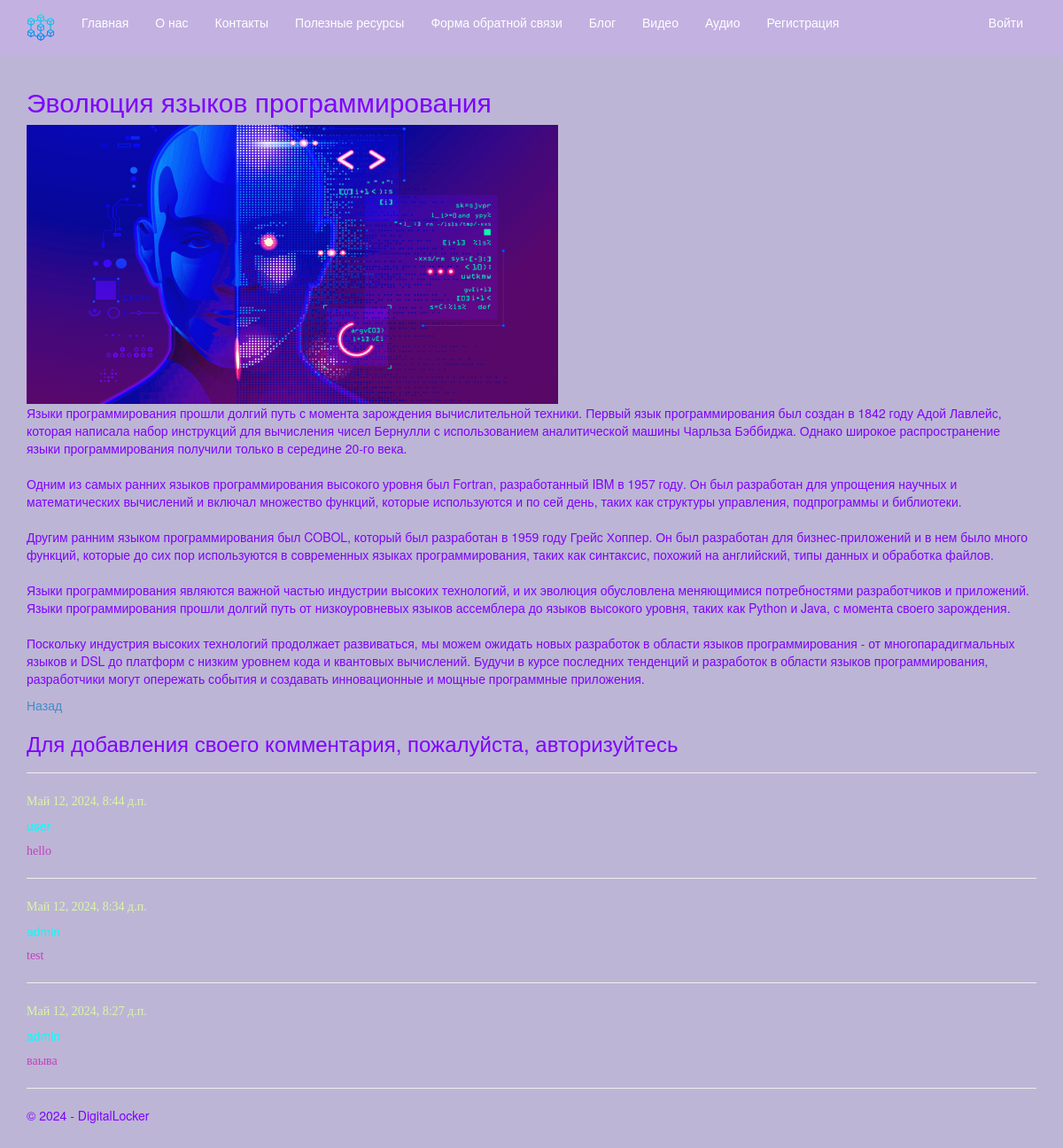
Screenshot of /blogpost/2/ with the database file from the repository.
### app/models.py (models this page shows, shortened)
class Blog(models.Model):
    title = models.CharField(max_length = 100, unique_for_date = "posted", verbose_name = "Заголовок")
    description = models.TextField(verbose_name = "Краткое содержание")
    content = models.TextField(verbose_name = "Полное содержание")
    author = models.ForeignKey(User, null=True, blank=True, on_delete = models.SET_NULL, verbose_name = "Автор")
    posted = models.DateTimeField(default=timezone.now, db_index = True, verbose_name = "Опубликована")
    image = models.FileField(default='temp.jpg', verbose_name='Путь к картинке')
    class Meta:
        db_table = "Posts" # имя таблицы для модели
        ordering = ["-posted"] # порядок сортировки данных в модели ("-" означает по убыванию)
        verbose_name = "статья блога" # имя, под которым модель будет отображаться в административном разделе (для одной статьи блога)
        verbose_name_plural = "статьи блога" # тоже для всех статей блога

class Comment(models.Model):
    text = models.TextField(verbose_name = "Текст комментария")
    date = models.DateTimeField(default=now, editable=False, verbose_name = "Дата комментария")
    author = models.ForeignKey(User, null=True, blank=True, on_delete = models.SET_NULL, verbose_name = "Автор")
    post = models.ForeignKey('Blog', on_delete=models.CASCADE, verbose_name = "Статья комментария")
    class Meta:
        db_table = "Comment"
        ordering = ('-date',)
        verbose_name = "Комментарии к статье блога"
        verbose_name_plural = "Комментарии к статьям блога"

### app/views.py (the view, shortened to what this page needs)
# urls.py: path('blogpost/<int:parametr>/', views.blogpost, name='blogpost'),
def blogpost(request, parametr):
    assert isinstance(request, HttpRequest)
    post_1 = Blog.objects.get(id=parametr) # запрос на выбор конкретной статьи по параметру
    comments = Comment.objects.filter(post=parametr)
    form = CommentForm()
    return render(request, 'app/blogpost.html',
    {
        'post_1': post_1, # передача конкретной статьи в шаблон веб-страницы
        'comments': comments, # передача всех комментариев к данной статье в шаблон веб-страницы
        'form': form, # передача формы добавления комментария в шаблон веб-страницы
        'year':datetime.now().year,
    }
    )

### app/templates/app/blogpost.html
{% extends "app/layout.html" %}
{% block content %}
<h2> {{post_1.title}} </h2>
{% if post_1.image and post_1.iamge.url != '/media/temp.jpg' %}
<img src="{{ post_1.image.url }}" alt="Картинка статьи блога" width="600" />
{% endif %}
<p> {{post_1.content|linebreaksbr}} </p>
<p><a href="{% url 'blog' %}">Назад</a></p>
{% if user.is_authenticated %}
<h3>Написать комментарий</h3>
<form method="POST">
    {% csrf_token %}
    <div>
        {{form.as_p}}
        <button type="submit" class="save btn btn-default"> Отправить комментарий </button>
    </div>
</form>
{% else %}
<h3> Для добавления своего комментария, пожалуйста, авторизуйтесь </h3>
{% endif %}
{% for comment in comments %}
    <hr />
        <h7> {{comment.date}} </h7>
        <h5> {{comment.author}} </h5>
    <p class="textbar"> {{comment.text|linebreaksbr}} </p>
{% endfor %}
{% endblock %}

### app/static/app/content/site.css (style rules this page uses)
body { padding-top: 70px; padding-bottom: 20px; color: #7F00FF; background-color: #CCCCFF; }

### rows the page displays
Blog: title "Эволюция языков программирования", image (picture), content "Языки программирования прошли долгий путь с момента зарождения вычислительной техники. Первый язык программирования был создан в 1842 году Адой Лавлейс, которая написала набор инструкций для вычисления чисел Бернулли с использованием аналитической машины Чарльза Бэббиджа. Однако широкое распространение языки программирования получили только в середине 20-го века. Одним из самых ранних языков программирования высокого уровня был Fortran, разработанный IBM в 1957 году. Он был разработан для упрощения научных и математических вычислений и включал множество функций, которые используются и по сей день, таких как структуры управления, подпрограммы и библиотеки. Другим ранним языком…"
Comment: date "Май 12, 2024, 8:44 д.п.", text "hello"
Comment: date "Май 12, 2024, 8:34 д.п.", text "test"
Comment: date "Май 12, 2024, 8:27 д.п.", text "ваыва"
